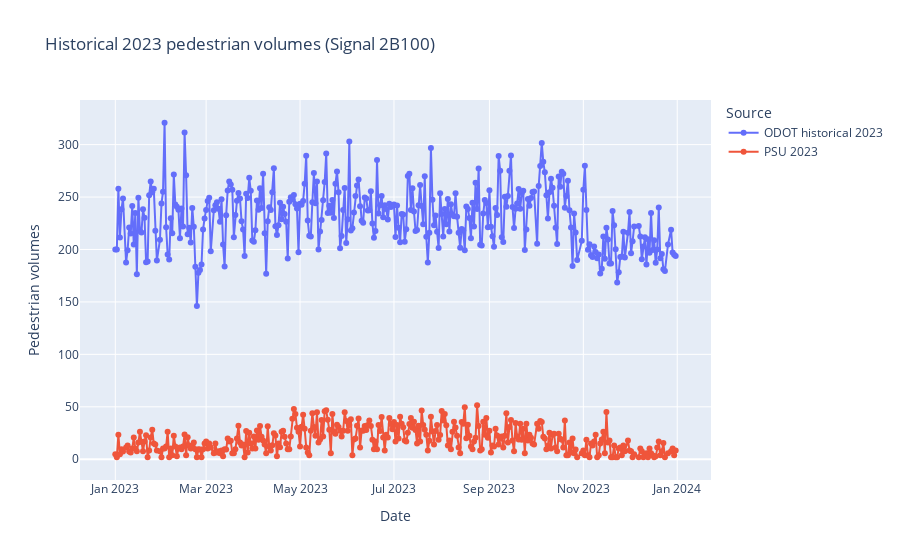

Notebook code for this chart:
### Markdown cell above
## 2023 comparison
Aggregate the hourly volumes to daily totals, align by day-of-year with PSU 2023, and plot.

### Code cell
ped_joined["date"] = ped_joined["TimeStamp"].dt.floor("D")

odot_2023 = (
    ped_joined[ped_joined["date"].dt.year == 2023]
    .groupby("date", as_index=False)["Volumes"]
    .sum()
    .rename(columns={"Volumes": "ODOT_Ped_Volumes"})
)
odot_2023["day_of_year"] = odot_2023["date"].dt.dayofyear

comparison_2023 = (
    odot_2023.merge(
        psu_2023[["day_of_year", "PSU_Ped_Volumes"]],
        on="day_of_year",
        how="inner",
    )
    .assign(
        date_2023=lambda df: pd.to_datetime("2023-01-01")
        + pd.to_timedelta(df["day_of_year"] - 1, unit="D")
    )
    .sort_values("date_2023")
)

fig = go.Figure()
fig.add_trace(
    go.Scatter(
        x=comparison_2023["date_2023"],
        y=comparison_2023["ODOT_Ped_Volumes"],
        mode="lines+markers",
        name="ODOT historical 2023",
        hovertemplate="Date: %{x|%Y-%m-%d}<br>ODOT: %{y:.2f}<extra></extra>",
    )
)
fig.add_trace(
    go.Scatter(
        x=comparison_2023["date_2023"],
        y=comparison_2023["PSU_Ped_Volumes"],
        mode="lines+markers",
        name="PSU 2023",
        hovertemplate="Date: %{x|%Y-%m-%d}<br>PSU: %{y:.2f}<extra></extra>",
    )
)

fig.update_layout(
    title="Historical 2023 pedestrian volumes (Signal 2B100)",
    xaxis_title="Date",
    yaxis_title="Pedestrian volumes",
    hovermode="x unified",
    legend_title="Source",
)

fig.show()
comparison_2023.head()

### Figure 1 — Plotly figure (JSON) as saved in the notebook; plotly's stock layout.template omitted (floating-point values rounded to 4 significant figures; data arrays with more than 128 entries replaced by an {"elided": "..."} marker saying what was removed)
{"data": [{"hovertemplate": "Date: %{x|%Y-%m-%d}<br>ODOT: %{y:.2f}<extra></extra>", "mode": "lines+markers", "name": "ODOT historical 2023", "type": "scatter", "x": {"elided": "354 str values"}, "y": {"elided": "354 float values"}}, {"hovertemplate": "Date: %{x|%Y-%m-%d}<br>PSU: %{y:.2f}<extra></extra>", "mode": "lines+markers", "name": "PSU 2023", "type": "scatter", "x": {"elided": "354 str values"}, "y": {"elided": "354 float values"}}], "layout": {"hovermode": "x unified", "legend": {"title": {"text": "Source"}}, "title": {"text": "Historical 2023 pedestrian volumes (Signal 2B100)"}, "xaxis": {"title": {"text": "Date"}}, "yaxis": {"title": {"text": "Pedestrian volumes"}}}}
